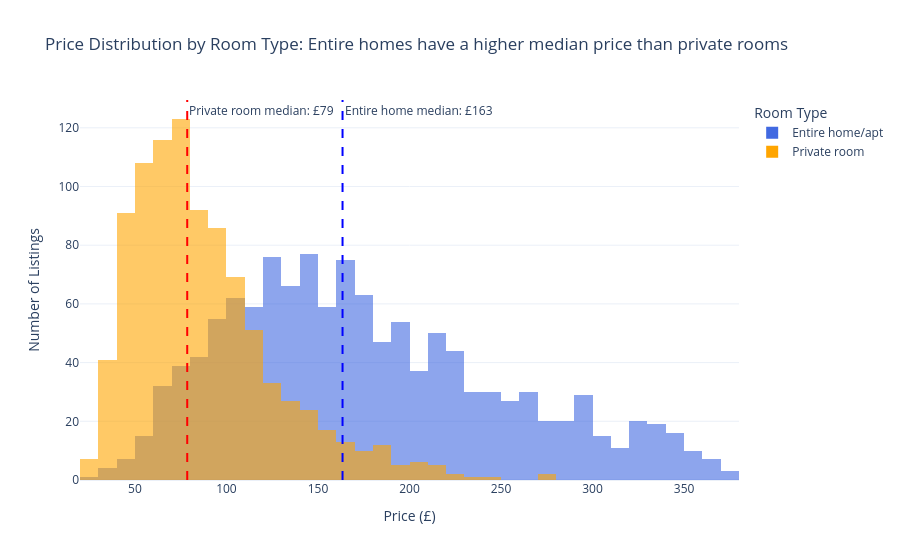

The code cell stored with this chart in its notebook:
### Markdown cell above
## Task 1 — Histogram: price by room type (overlapping distributions)

**What to build:** A histogram showing price distributions for **Entire home/apt vs Private room** (exclude Shared room — too few observations) overlaid on the same chart.

**Requirements:**
- Both room types on the same chart (use `color='room_type'`)
- `barmode='overlay'` with `opacity=0.6` so both distributions are visible
- A vertical line for the median of EACH room type, differently coloured
- Insight title comparing the two distributions

### Code cell
# Task 1
# YOUR CODE HERE
import plotly.express as px

# Calculate the 95th percentile and remove extreme prices
p95 = df['price'].quantile(0.95)
df_cap = df[df['price'] <= p95].copy()

# Select only Entire home/apt and Private room
df_plot = df_cap[
    df_cap['room_type'].isin(['Entire home/apt', 'Private room'])
]

# Calculate median prices
medians = df_plot.groupby('room_type')['price'].median()

# Compare median prices for the insight title
if medians['Entire home/apt'] > medians['Private room']:
    insight = "Entire homes have a higher median price than private rooms"
else:
    insight = "Private rooms have a higher median price than entire homes"

# Create overlapping histogram
fig = px.histogram(
    df_plot,
    x='price',
    color='room_type',
    barmode='overlay',
    opacity=0.6,
    nbins=50,
    color_discrete_map={
        'Entire home/apt': 'royalblue',
        'Private room': 'orange'
    },
    title=f"Price Distribution by Room Type: {insight}"
)

# Add separate vertical median lines
fig.add_vline(
    x=medians['Entire home/apt'],
    line_dash='dash',
    line_color='blue',
    annotation_text=f"Entire home median: £{medians['Entire home/apt']:.0f}"
)

fig.add_vline(
    x=medians['Private room'],
    line_dash='dash',
    line_color='red',
    annotation_text=f"Private room median: £{medians['Private room']:.0f}"
)

fig.update_layout(
    xaxis_title='Price (£)',
    yaxis_title='Number of Listings',
    legend_title='Room Type',
    template='plotly_white'
)

fig.show()

print(f"95th percentile price: £{p95:.0f}")
print(df_plot.groupby('room_type')['price'].describe().round(1))

### Figure 1 — Plotly figure (JSON) as saved in the notebook; plotly's stock layout.template omitted (floating-point values rounded to 4 significant figures; data arrays with more than 128 entries replaced by an {"elided": "..."} marker saying what was removed)
{"data": [{"bingroup": "x", "hovertemplate": "room_type=Entire home/apt<br>price=%{x}<br>count=%{y}<extra></extra>", "legendgroup": "Entire home/apt", "marker": {"color": "royalblue", "opacity": 0.6, "pattern": {"shape": ""}}, "name": "Entire home/apt", "nbinsx": 50, "orientation": "v", "showlegend": true, "type": "histogram", "x": {"elided": "1251 float values"}, "xaxis": "x", "yaxis": "y"}, {"bingroup": "x", "hovertemplate": "room_type=Private room<br>price=%{x}<br>count=%{y}<extra></extra>", "legendgroup": "Private room", "marker": {"color": "orange", "opacity": 0.6, "pattern": {"shape": ""}}, "name": "Private room", "nbinsx": 50, "orientation": "v", "showlegend": true, "type": "histogram", "x": {"elided": "942 float values"}, "xaxis": "x", "yaxis": "y"}], "layout": {"annotations": [{"showarrow": false, "text": "Entire home median: £163", "x": 163.4, "xanchor": "left", "xref": "x", "y": 1, "yanchor": "top", "yref": "y domain"}, {"showarrow": false, "text": "Private room median: £79", "x": 78.57, "xanchor": "left", "xref": "x", "y": 1, "yanchor": "top", "yref": "y domain"}], "barmode": "overlay", "legend": {"title": {"text": "Room Type"}, "tracegroupgap": 0}, "shapes": [{"line": {"color": "blue", "dash": "dash"}, "type": "line", "x0": 163.4, "x1": 163.4, "xref": "x", "y0": 0, "y1": 1, "yref": "y domain"}, {"line": {"color": "red", "dash": "dash"}, "type": "line", "x0": 78.57, "x1": 78.57, "xref": "x", "y0": 0, "y1": 1, "yref": "y domain"}], "title": {"text": "Price Distribution by Room Type: Entire homes have a higher median price than private rooms"}, "xaxis": {"anchor": "y", "domain": [0, 1], "title": {"text": "Price (£)"}}, "yaxis": {"anchor": "x", "domain": [0, 1], "title": {"text": "Number of Listings"}}}}
